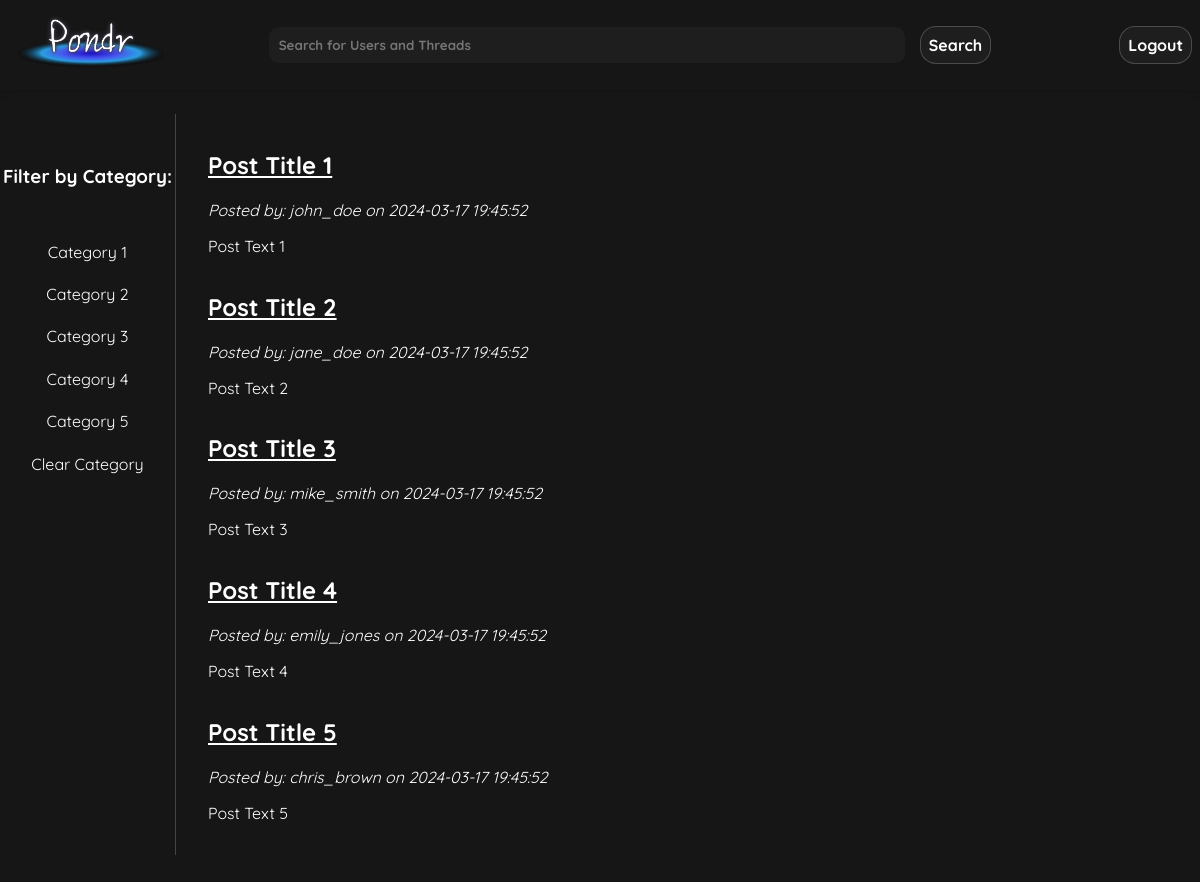
The page /pages/discussion.php (signed in) on the database its author committed.
### tables this page shows
CREATE TABLE categories (
    catId INT AUTO_INCREMENT,
    userId INT NOT NULL,
    name VARCHAR(255) NOT NULL,
    count INT NOT NULL DEFAULT(0),  
    PRIMARY KEY(catId),
    FOREIGN KEY(userId) REFERENCES users(userId)
        ON DELETE CASCADE
);

CREATE TABLE posts (
    postId INT AUTO_INCREMENT,
    userId INT NOT NULL, 
    postDate DATETIME NOT NULL,  
    title VARCHAR(255) NOT NULL,
    text VARCHAR(3000) NOT NULL,  
    img VARCHAR(255),
    link VARCHAR(255),
    catId INT,
    likes INT NOT NULL DEFAULT(0),
    PRIMARY KEY(postId,userId),
    FOREIGN KEY(userId) REFERENCES users(userId)
        ON DELETE CASCADE,
    FOREIGN KEY(catId) REFERENCES categories(catId)
        ON DELETE CASCADE
);

CREATE TABLE users (
    userId INT AUTO_INCREMENT,
    utype BIT(1) NOT NULL,  
    fName VARCHAR(255) NOT NULL,
    lName VARCHAR(255) NOT NULL,
    uName VARCHAR(255) NOT NULL UNIQUE,
    email VARCHAR(255) NOT NULL UNIQUE,
    pass VARCHAR(255) NOT NULL,
    bio VARCHAR(1000) NOT NULL,  
    pfp VARCHAR(255),
    recoveryKey VARCHAR(32),
    PRIMARY KEY(userId)
);

### public/pages/discussion.php (the view, shortened to what this page needs)
<?php
$search = (isset($_GET["search"])) ? $_GET["search"] : null;
?>
<!DOCTYPE html>
<html lang="en">
<head>
    <link rel="stylesheet" href="../css/styles.css">
    <link rel="stylesheet" href="../css/discussion.css">
</head>
<body>
    <?php require_once '../scripts/header.php';  ?>
    <main class="center-container margin-down">
        <section class="side-container">
            <h3>Filter by Category: </h3>
            <ul>
                <?php
                $sql = "SELECT catId, name FROM categories ORDER BY count DESC LIMIT 10;";
                $prstmt = $conn->prepare($sql);
                try {
                    $prstmt->execute();
                    $prstmt->bind_result($catListId,$catName);
                    if ($prstmt->fetch()) {
                        echo (isset($search)) ? "<li><a href=\"./discussion.php?catId=$catListId&search=$search\">$catName</a></li>" : "<li><a href=\"./discussion.php?catId=$catListId\">$catName</a></li>";
                        while ($prstmt->fetch()) {
                            echo (isset ($search)) ? "<li><a href=\"./discussion.php?catId=$catListId&search=$search\">$catName</a></li>" : "<li><a href=\"./discussion.php?catId=$catListId\">$catName</a></li>";
                        }
                        echo (isset ($search)) ? "<li><a href=\"./discussion.php?search=$search\">Clear Filter</a></li>" : "<li><a href=\"./discussion.php\">Clear Category</a></li>";
                    } else {
                        echo "<p>No Categories have been made yet! make some.</p>";
                    }
                } catch(mysqli_sql_exception $e) {
                    echo "<p>Error occurred: pulling categories.</p>";
                }
                ?>
            </ul>
        </section>
        <section class="discussion-container">
                <?php
                $sql = "SELECT p.postId, p.title, p.postDate, p.text, u.uName, c.name, p.img
                FROM posts as p JOIN users as u ON p.userId = u.userId
                JOIN categories as c ON p.catId = c.catId
                WHERE" . (isset($catId) ? " p.catId = ? AND ":" ") . "CASE WHEN ? = \"\" THEN TRUE ELSE (p.title LIKE CONCAT('%',?,'%') OR p.text LIKE CONCAT('%',?,'%') OR u.uName LIKE CONCAT('%',?,'%')) END;";
                $prstmt = $conn->prepare($sql);
                $searchString = (isset($search)) ? $search : "";
                if (isset($catId)) {
                    $prstmt->bind_param("sssss",$catId,$searchString,$searchString,$searchString,$searchString);
                } else {
                    $prstmt->bind_param("ssss",$searchString,$searchString,$searchString,$searchString);
                }
                try {
                    $prstmt->execute();
                    $prstmt->bind_result($postId, $title, $postDate, $text, $uName, $catName, $postImg);
                    if($prstmt->fetch()){
                        echo "<div class=\"mini-thread\">";
                        echo "<article>";
                        echo "<a href=\"./thread.php?pid=$postId\"><h2>$title</h2></a>";
                        echo "<i>Posted by: $uName on <time>$postDate</time></i>";
                        echo "<p>$text</p>";
                        echo "</article>";
                        echo "</div>";
                        while ($prstmt->fetch()) {
                            echo "<div class=\"mini-thread\">";
                            echo "<article>";
                            echo "<a href=\"./thread.php?pid\"><h2>$title</h2></a>";
                            echo "<i>Posted by: $uName on <time>$postDate</time></i>";
                            echo "<p>$text</p>";
                            echo "</article>";
                            echo "</div>";
                        }
                    } else {
                        echo "<p>Looks like theres no posts currently in Pondr. Be the first to post!</p>";
                    }
                } catch (mysqli_sql_exception $e) {
                    echo "<p>Error while loading discussion posts. Try again.</p>";
                }
                ?>
        </section>
    </main>
</body>
</html>

### public/scripts/header.php (shortened to what this page needs)
<?php
require_once 'dbconfig.php';
$utype = (isset($_SESSION["utype"]))? $_SESSION["utype"] : null;
$uid = (isset($_SESSION["uid"]))? $_SESSION["uid"] : null;
?>
<nav id="top-bar">
    <a href="./index.php"><img src="../img/logo.png" alt="Pondr Logo" id="top-bar-logo"></a>
    <div id="top-search-bar">
        <form method="GET" action="discussion.php">
            <?php
            echo "<input type=\"text\" name=\"search\" placeholder=\"Search for Users and Threads\" value=\"" . ((isset($search)) ? $search : "") . "\"/>";
            ?>
            <button type="submit" class="form-button">Search</button>
        </form>
    </div>
    <?php
    if(isset($_SESSION['uid'])){
        $sql = "SELECT pfp FROM users WHERE userid = ?;";
        $prstmt = $conn->prepare($sql);
        $prstmt->bind_param('s',$uid);
        try {
            $prstmt->execute();
            $prstmt->bind_result($pfpPath);
        } catch(mysqli_sql_exception $e) {
            $pfpPath = "../img/pfp.png";
        } finally {
            $prstmt->close();
        }
    }
    if (isset($utype)) {
        switch ($utype) {
            case 0:
            case 1:
                echo "<a href=\"profile.php\"><img src=\"$pfpPath\" id=\"top-search-bar-pfp\"></a>";
                echo "<a href=\"../scripts/logout.php\" class=\"link-button\">Logout</a>";
                break;
        }
    } else {
        echo "<a href=\"login.php\" class=\"link-button\">Login</a>";
        echo "<a href=\"register.php\" class=\"link-button\">Sign Up</a>";
    }
    ?>
</nav>

### public/css/styles.css (style rules this page uses)
:root { --background-color: #161616; --navbar-dark: linear-gradient(145deg, #0A0A0A, #161616); --button-border: rgba(255, 255, 255, 0.2); --text-color: #ffffff; --button-hover-bg: #2A2A2A; --input-background: #1E1E1E; --input-hover: rgba(255, 255, 255, 0.1); --highlight-color: #3A7FFB; --box-shadow: 0 4px 6px rgba(0, 0, 0, 0.1); --pondr-font: 'Quicksand', sans-serif; }
a { color: white; }
body { margin: 0; padding: 0; font-family: var(--pondr-font); background-color: var(--background-color); color:var(--text-color); transition: all 0.2s ease; }
input[type="text"], input[type="password"], button, .link-button, .form-button, .form-container textarea, .form-container select { font-family: var(--pondr-font); background-color: var(--input-background); color: var(--text-color); border: 0.1em solid var(--button-border); border-radius: 1em; transition: all 0.3s ease-in; padding: 0.5em; text-decoration: none; margin: 0em 0.5em; font-weight:bold; outline: none; }
.form-button { cursor: pointer; font-size: 1em; }
#top-bar { background-color: var(--navbar-dark); padding: 2vh 0vh; display: flex; justify-content: space-between; align-items: center; box-shadow: var(--box-shadow); }
#top-bar-logo { width: 150px; margin: 0 1rem; }
#top-search-bar { flex-grow: 1; margin: 0 5em; }
#top-search-bar form { display: flex; align-items: center; }
#top-search-bar input { background-color: var(--input-background); border: 1px solid var(--input-border); color: var(--text-color); padding: 10px; width: 100%; box-sizing: border-box; border-radius:10px; }
.center-container { display:flex; justify-content: center; align-items:center; height: 94vh; }
.margin-down { margin-top: 2vw; align-items:flex-start; margin-bottom: 5em; }

### public/css/discussion.css (style rules this page uses)
.discussion-container { width: 80%; background: var(--dark-blue); padding: 1em 2em; border-left: var(--button-border) solid 0.1em; }
.mini-thread { display: flex; flex-direction: row; align-items: center; }
.mini-thread article { flex-grow:1; margin-right: 1em; }
.mini-thread a { color: white; }
.margin-down { justify-content: space-around; }
.side-container { background: var(--dark-blue); border-radius: 10px; flex-grow: 1; display: flex; flex-direction: column; align-items: center; margin-top: 2.6vw; position: relative; }
.side-container ul { padding-left: 0; list-style-type: none; width:100%; }
.side-container li { margin: 1em 0; width:100%; display:flex; justify-content: center; }
.side-container a { color: white; display: block; background: var(--button-green); box-sizing: border-box; text-align: center; width: 90%; text-decoration: none; padding: 0.2em 0; transition: background-color 0.1s ease-in; border-radius: 0.5em; }

### rows shown on the page
categories: name "Category 1"
categories: name "Category 2"
categories: name "Category 3"
categories: name "Category 4"
categories: name "Category 5"
posts: title "Post Title 1", postDate "2024-03-17 19:45:52", text "Post Text 1"
users: uName "john_doe"
posts: title "Post Title 2", userId.uName "jane_doe", postDate "2024-03-17 19:45:52", text "Post Text 2"
posts: title "Post Title 3", userId.uName "mike_smith", postDate "2024-03-17 19:45:52", text "Post Text 3"
posts: title "Post Title 4", userId.uName "emily_jones", postDate "2024-03-17 19:45:52", text "Post Text 4"
posts: title "Post Title 5", userId.uName "chris_brown", postDate "2024-03-17 19:45:52", text "Post Text 5"
